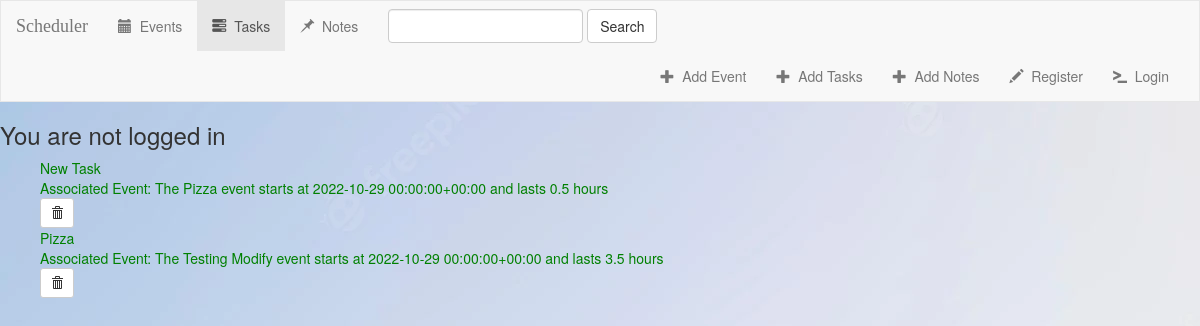
/tasks, run on an earlier commit of the app's database.
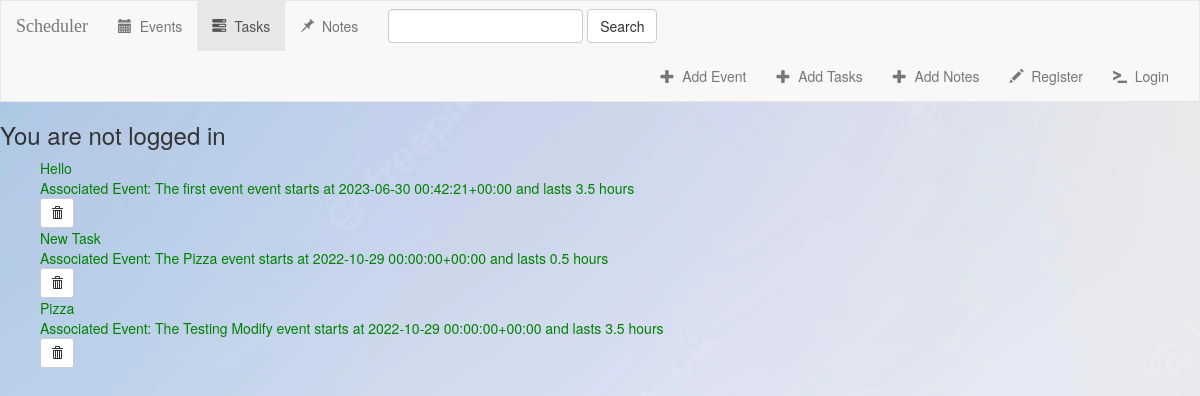
And on a later commit of the database.
### events/models.py (models this page shows, shortened)
class Task(models.Model):
    name = models.CharField(max_length=250)
    event = models.ForeignKey(Event, on_delete=models.CASCADE, blank=True, null=True)
    user = models.ForeignKey(User, on_delete=models.CASCADE, related_name="tasklist", null=True)

class Event(models.Model):
    name = models.CharField(max_length=200)
    duration = models.FloatField(default=.5,validators=[MinValueValidator(.5), MaxValueValidator(24)])#TODO: Input validation
    location = models.CharField(max_length=300)
    description = models.CharField(max_length=2000)
    start = models.DateTimeField(default = timezone.now)
    type = models.CharField(max_length=50, choices=types,default="DEADLINE")
    user = models.ForeignKey(User, on_delete=models.CASCADE, related_name="eventlist", null=True)
    def __str__(self) -> str:
        return "The {name} event starts at {start} and lasts {duration} hours".format(
            name=self.name, start=self.start, duration=self.duration)

### events/views.py (the view)
# urls.py: path('tasks',views.TasksView, name='tasks'),
def TasksView(request):
    task_list = Task.objects.order_by('name')
    context ={
        'task_list': task_list
    }
    return render(request,'events/tasks.html',context)

### events/templates/events/tasks.html (shortened to what this page needs)
{% extends 'events/base.html'%}
    {% block main %}
        <ul>
            {% for task in task_list %}
            <li>{{ task.name }}</li>
            {% if task.event is not null %}
            <li>Associated Event: {{ task.event }}</li>
            {% endif %}
            <form action="{% url 'events:task-delete' task.id %}" method="post" style="display:inline;">
                <button type="submit" class="btn btn-default btn-sm">
                    <span class="glyphicon glyphicon-trash"></span>
                </button>
            </form>
            {% endfor %}
        </ul>
    {% endblock %}

What changed in the data, as far as the page shows it:
added Task: name "Hello", event "The first event event starts at 2023-06-30 00:42:21+00:00 and lasts 3.5 hours"
